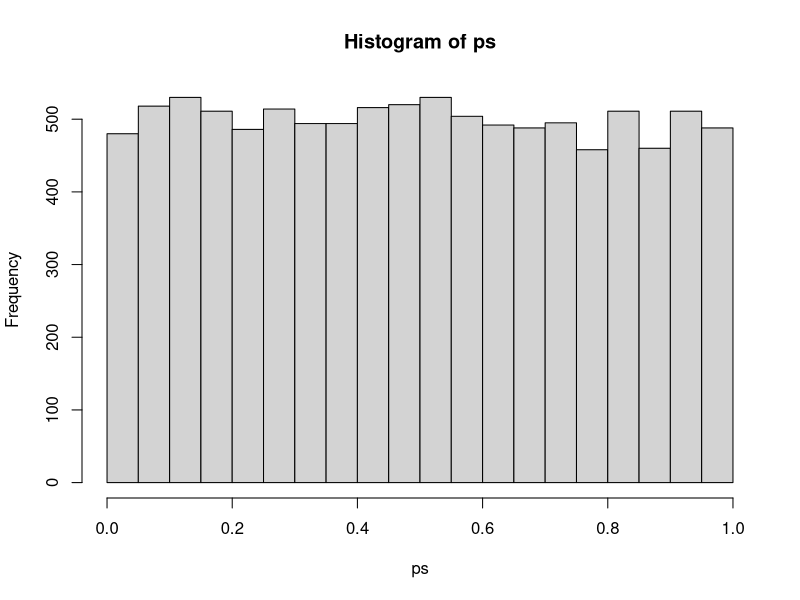
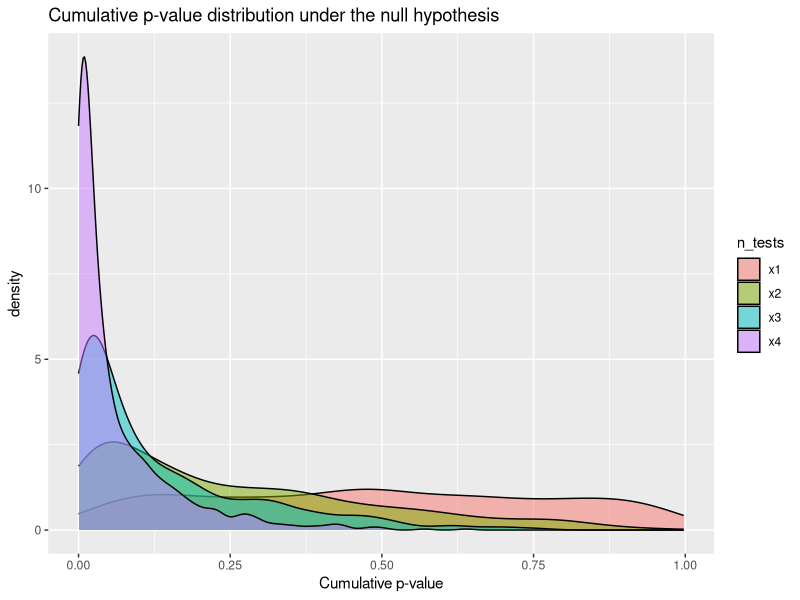

Generate these figures, in order, with R:
## ---- chunk 1
suppressMessages( library(tidyverse) )

nullp <- function(n) {
  a = rnorm(n)
  b = rnorm(n)
  t = t.test(a, b)
  t$p.value
}
## ---- chunk 2
ps <- replicate(10000, nullp(1000))

hist(ps)
## ---- chunk 3
data.frame(
  "x1" = sample(ps, 1000),
  "x2" = sample(ps, 1000) * sample(ps, 1000),
  "x3" = sample(ps, 1000) * sample(ps, 1000) * sample(ps, 1000),
  "x4" = sample(ps, 1000) * sample(ps, 1000) * sample(ps, 1000) * sample(ps, 1000)
) %>%
  gather("n_tests", "cum_p", x1:x4) %>%
  ggplot(aes(cum_p, fill=n_tests)) +
  geom_density(alpha = 0.5) +
  labs(x ="Cumulative p-value",
  title="Cumulative p-value distribution under the null hypothesis")
